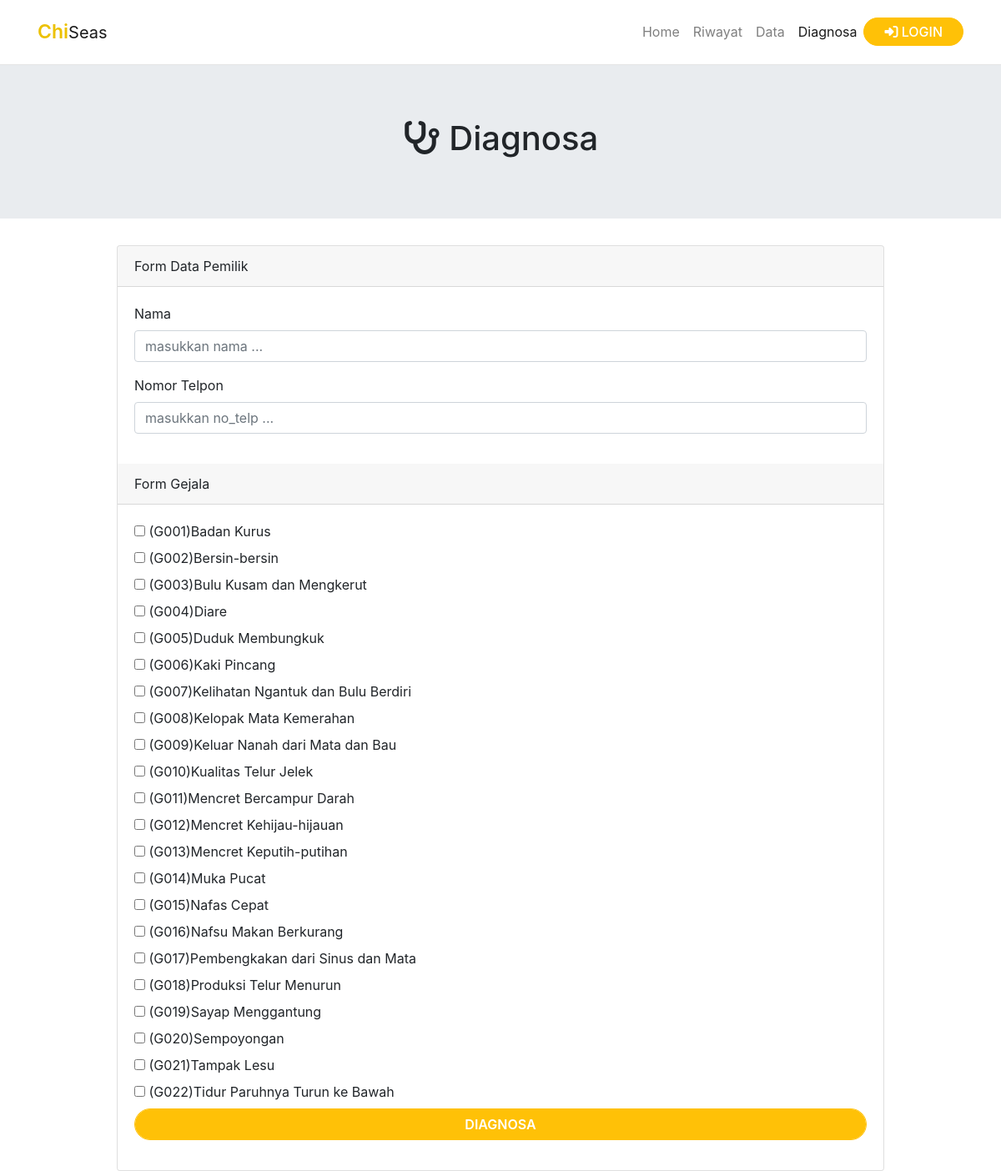
/index.php/diagnosapage, run on the app's committed database.
### tables this page shows
CREATE TABLE `gejala` (
  `id` varchar(5) NOT NULL,
  `nama` varchar(256) NOT NULL
);

### application/controllers/Diagnosapage.php (called while the page is built, shortened)
<?php
class Diagnosapage extends CI_Controller {
	public function __construct()
	{
		$this->load->model("Penyakit_model","m_penyakit");
		$this->load->model('Pengetahuan_model',"m_pengetahuan");
		$this->load->model('Gejala_model',"m_gejala");
	}
	public function index()
	{
		$data['title']= "Diagnosa Page";
		$data['gejalas'] = $this->m_gejala->getAllGejala();
		$this->load->view('templates/header',$data);
		$this->load->view('templates/navbar');
		$this->load->view('diagnosapage');
		$this->load->view('templates/footer');
	}
}

### index.php (called while the page is built, shortened)
<?php
require_once BASEPATH.'core/CodeIgniter.php';

### application/models/Gejala_model.php (called while the page is built, shortened)
<?php
class Gejala_model extends CI_Model{
    public function getAllGejala(){
        return $this->db
        ->get('gejala')
        ->result_array();
    }
}

### application/views/diagnosapage.php (the view)
<div class="jumbotron jumbotron-fluid">
    <div class="container">
        <h1 class="text-center my-primary-color"><i class="fas fa-stethoscope fa-1x"></i> Diagnosa</h1>
    </div>
</div>
<section id="login" style="margin-top: 30px;">
    <div class="container">
        <div class="row justify-content-center ms-auto">
            <div class="col-md-10">
                <div class="card">
                    <div class="card-header">
                        Form Data Pemilik
                    </div>
                    <form method="post" action="<?= base_url('diagnosapage/prosesKonsul') ?>">
                        <div class="card-body">
                            <div class="mb-3">
                                <label for="nama" class="form-label">Nama</label>
                                <input type="text" placeholder="masukkan nama ..." class="form-control" id="nama"
                                    name="nama">
                            </div>
                            <div class="mb-3">
                                <label for="no_telp" class="form-label">Nomor Telpon</label>
                                <input type="text" placeholder="masukkan no_telp ..." class="form-control" id="no_telp"
                                    name="no_telp">
                            </div>
                        </div>
                        <div class="card-header">
                            Form Gejala
                        </div>
                        <div class="card-body">
                            <div class="row">
                                <?php foreach ($gejalas as $i => $gejala) :?>
                                <div class="col-12">
                                    <input type="checkbox" name="<?= $gejala['id']?>" id="<?= $gejala['id']?>">
                                    <label class="d-inline-block" for="<?= $gejala['id']?>">
                                        (<?= $gejala['id']?>)<?= $gejala['nama']?>
                                    </label>
                                </div>
                                <?php endforeach;?>
                            </div>
                            <div class="mb-3">
                                <button type="submit" class="btn btn-warning text-white form-control bg-third-color rounded-pill"
                                    style="text-transform: uppercase;font-weight:600" name="submit">Diagnosa</button>
                            </div>
                        </div>
                    </form>
                </div>
            </div>
        </div>
    </div>
</section>

### application/views/templates/header.php (shortened to what this page needs)
<!DOCTYPE html>
<html lang="en">
<head>
    <link rel="stylesheet" href="https://cdn.jsdelivr.net/npm/bootstrap@4.5.3/dist/css/bootstrap.min.css"
>
    <link rel="stylesheet" href="https://cdn.datatables.net/1.10.24/css/dataTables.bootstrap4.min.css">
    <link rel="stylesheet" href="https://cdnjs.cloudflare.com/ajax/libs/font-awesome/5.15.3/css/all.min.css"
 />
    <link rel="stylesheet" href="<?= base_url('assets/css/style.css')?>">
    <link rel="stylesheet" href="<?= base_url('assets/font-awesome/css/font-awesome.min.css')?>">
</head>
<body>

### application/views/templates/navbar.php (shortened to what this page needs)
<nav class="navbar navbar-expand-lg navbar-light py-3">
    <div class="container">
        <a class="navbar-brand" href="<?= base_url('homepage') ?>"><span style="color:#ecc100; font-weight:600; font-size:23px">Chi</span>Seas</a>
        <div class="collapse navbar-collapse" id="navbarSupportedContent">
            <ul class="navbar-nav ml-auto align-items-center">
                <li class="nav-item <?php foreach ($this->uri->segments as $segment) :
                                        echo $segment == "homepage" ? "active" : "";
                                    endforeach; ?>">
                    <a class="nav-link" href="<?= base_url('homepage') ?>">Home </a>
                </li>
                <li class="nav-item <?php foreach ($this->uri->segments as $segment) :
                                        echo $segment == "riwayatpage" ? "active" : "";
                                    endforeach; ?>">
                    <a class="nav-link" href="<?= base_url('riwayatpage') ?>">Riwayat</a>
                </li>
                <li class="nav-item <?php foreach ($this->uri->segments as $segment) :
                                        echo $segment == "datapage" ? "active" : "";
                                    endforeach; ?>">
                    <a class="nav-link" href="<?= base_url('datapage') ?>">Data</a>
                </li>
                <li class="nav-item <?php foreach ($this->uri->segments as $segment) :
                                        echo $segment == "diagnosapage" ? "active" : "";
                                    endforeach; ?>">
                    <a class="nav-link" href="<?= base_url('diagnosapage') ?>">Diagnosa</a>
                </li>
                <li>
                    <a href="<?php echo base_url('auth/') ?>" class="btn btn-warning rounded-pill px-4 py-1 text-white bg-third-color" style="font-weight: 500; text-transform: uppercase;"><i class="fas fa-sign-in-alt"></i> Login</a>
                </li>
            </ul>
        </div>
    </div>
</nav>

### application/views/templates/footer.php (shortened to what this page needs)
</body>
</html>

### data on the page
gejala: id "G001", nama "Badan Kurus"
gejala: id "G002", nama "Bersin-bersin"
gejala: id "G003", nama "Bulu Kusam dan Mengkerut"
gejala: id "G004", nama "Diare"
gejala: id "G005", nama "Duduk Membungkuk"
gejala: id "G006", nama "Kaki Pincang"
gejala: id "G007", nama "Kelihatan Ngantuk dan Bulu Berdiri"
gejala: id "G008", nama "Kelopak Mata Kemerahan"
gejala: id "G009", nama "Keluar Nanah dari Mata dan Bau"
gejala: id "G010", nama "Kualitas Telur Jelek"
gejala: id "G011", nama "Mencret Bercampur Darah"
gejala: id "G012", nama "Mencret Kehijau-hijauan"
gejala: id "G013", nama "Mencret Keputih-putihan"
gejala: id "G014", nama "Muka Pucat"
gejala: id "G015", nama "Nafas Cepat"
gejala: id "G016", nama "Nafsu Makan Berkurang"
gejala: id "G017", nama "Pembengkakan dari Sinus dan Mata"
gejala: id "G018", nama "Produksi Telur Menurun"
gejala: id "G019", nama "Sayap Menggantung"
gejala: id "G020", nama "Sempoyongan"
gejala: id "G021", nama "Tampak Lesu"
gejala: id "G022", nama "Tidur Paruhnya Turun ke Bawah"
